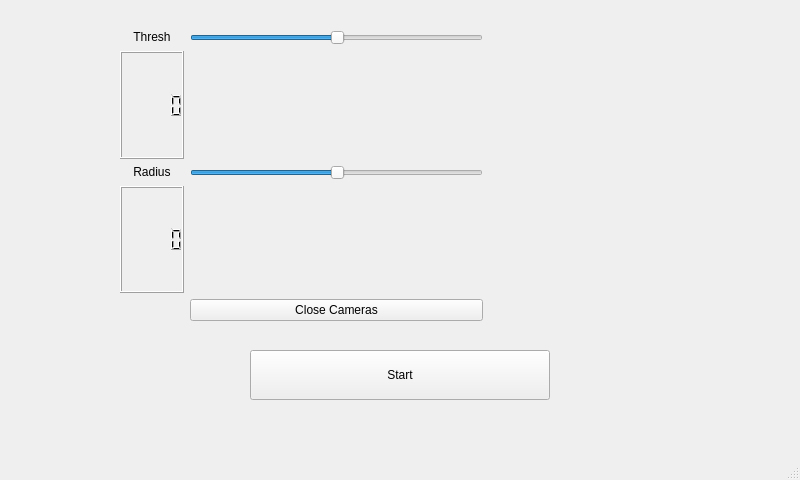
<?xml version="1.0" encoding="UTF-8"?>
<ui version="4.0">
 <class>MainWindow</class>
 <widget class="QMainWindow" name="MainWindow">
  <property name="geometry">
   <rect>
    <x>0</x>
    <y>0</y>
    <width>800</width>
    <height>480</height>
   </rect>
  </property>
  <property name="windowTitle">
   <string>MainWindow</string>
  </property>
  <widget class="QWidget" name="centralwidget">
   <widget class="QWidget" name="horizontalLayoutWidget">
    <property name="geometry">
     <rect>
      <x>120</x>
      <y>30</y>
      <width>561</width>
      <height>291</height>
     </rect>
    </property>
    <layout class="QHBoxLayout" name="CameraLayout">
     <item>
      <layout class="QGridLayout" name="Controls">
       <item row="0" column="0">
        <widget class="QLabel" name="ThresholdLabel">
         <property name="text">
          <string>&lt;html&gt;&lt;head/&gt;&lt;body&gt;&lt;p align=&quot;center&quot;&gt;Thresh&lt;/p&gt;&lt;/body&gt;&lt;/html&gt;</string>
         </property>
        </widget>
       </item>
       <item row="3" column="1">
        <spacer name="verticalSpacer_2">
         <property name="orientation">
          <enum>Qt::Vertical</enum>
         </property>
         <property name="sizeType">
          <enum>QSizePolicy::Fixed</enum>
         </property>
         <property name="sizeHint" stdset="0">
          <size>
           <width>20</width>
           <height>40</height>
          </size>
         </property>
        </spacer>
       </item>
       <item row="3" column="0">
        <widget class="QLCDNumber" name="RadiusDisplay"/>
       </item>
       <item row="0" column="1">
        <widget class="QSlider" name="ThresholdSlider">
         <property name="sliderPosition">
          <number>50</number>
         </property>
         <property name="orientation">
          <enum>Qt::Horizontal</enum>
         </property>
        </widget>
       </item>
       <item row="2" column="1">
        <widget class="QSlider" name="RadiusSlider">
         <property name="sliderPosition">
          <number>50</number>
         </property>
         <property name="orientation">
          <enum>Qt::Horizontal</enum>
         </property>
        </widget>
       </item>
       <item row="1" column="0">
        <widget class="QLCDNumber" name="ThresholdDisplay"/>
       </item>
       <item row="2" column="0">
        <widget class="QLabel" name="RadiusLabel">
         <property name="text">
          <string>&lt;html&gt;&lt;head/&gt;&lt;body&gt;&lt;p align=&quot;center&quot;&gt;Radius&lt;/p&gt;&lt;/body&gt;&lt;/html&gt;</string>
         </property>
        </widget>
       </item>
       <item row="1" column="1">
        <spacer name="verticalSpacer">
         <property name="orientation">
          <enum>Qt::Vertical</enum>
         </property>
         <property name="sizeType">
          <enum>QSizePolicy::Fixed</enum>
         </property>
         <property name="sizeHint" stdset="0">
          <size>
           <width>20</width>
           <height>40</height>
          </size>
         </property>
        </spacer>
       </item>
       <item row="4" column="1">
        <widget class="QPushButton" name="CloseCameras">
         <property name="text">
          <string>Close Cameras</string>
         </property>
        </widget>
       </item>
      </layout>
     </item>
     <item>
      <widget class="QLabel" name="Display">
       <property name="minimumSize">
        <size>
         <width>192</width>
         <height>192</height>
        </size>
       </property>
       <property name="maximumSize">
        <size>
         <width>192</width>
         <height>192</height>
        </size>
       </property>
       <property name="text">
        <string>&lt;html&gt;&lt;head/&gt;&lt;body&gt;&lt;p align=&quot;center&quot;&gt;&lt;br/&gt;&lt;/p&gt;&lt;/body&gt;&lt;/html&gt;</string>
       </property>
      </widget>
     </item>
    </layout>
   </widget>
   <widget class="QPushButton" name="pushButton">
    <property name="geometry">
     <rect>
      <x>250</x>
      <y>350</y>
      <width>300</width>
      <height>50</height>
     </rect>
    </property>
    <property name="text">
     <string>Start</string>
    </property>
   </widget>
  </widget>
  <widget class="QMenuBar" name="menubar">
   <property name="geometry">
    <rect>
     <x>0</x>
     <y>0</y>
     <width>800</width>
     <height>22</height>
    </rect>
   </property>
  </widget>
  <widget class="QStatusBar" name="statusbar"/>
 </widget>
 <resources/>
 <connections/>
</ui>
